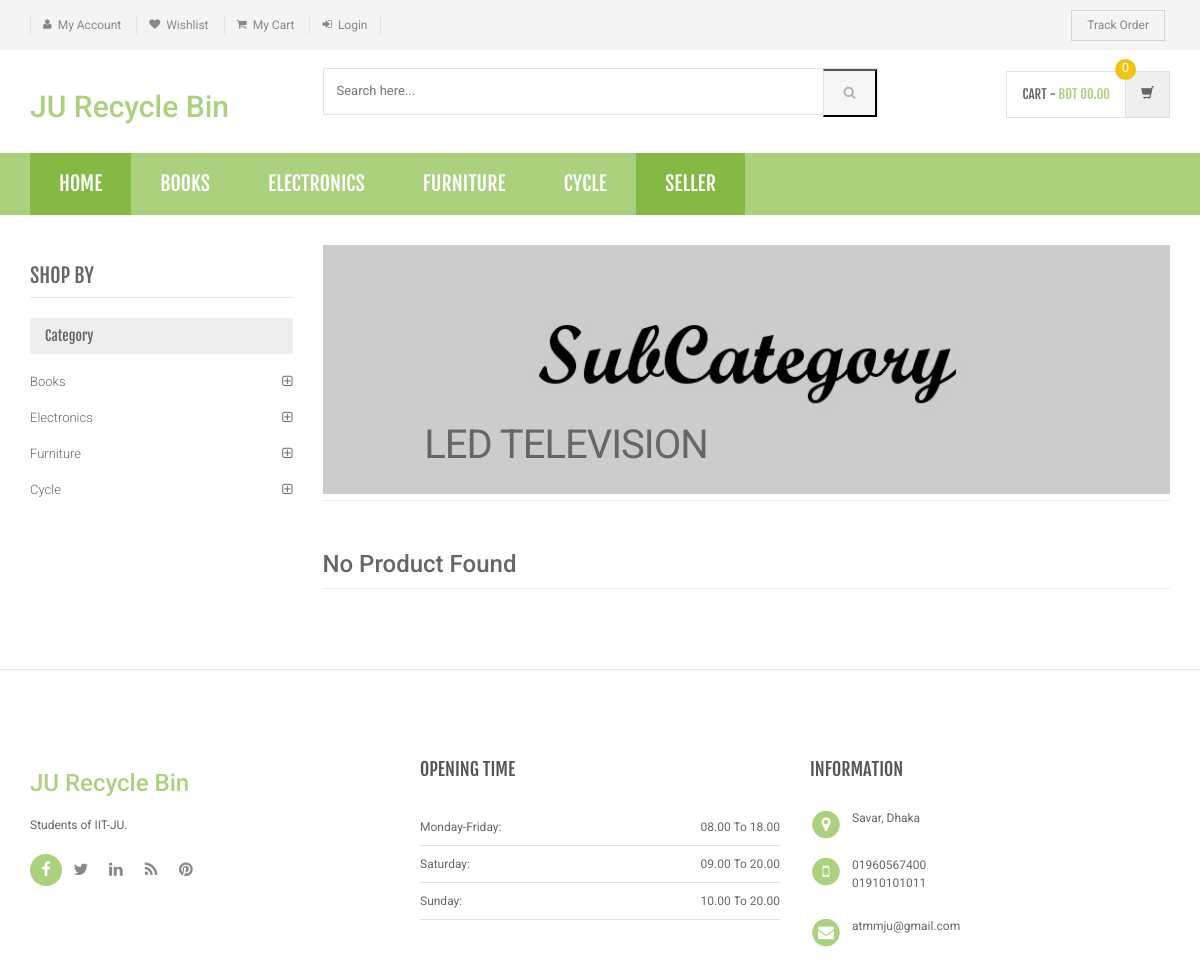
/sub-category.php?scid=2, run on an earlier commit of the app's database.
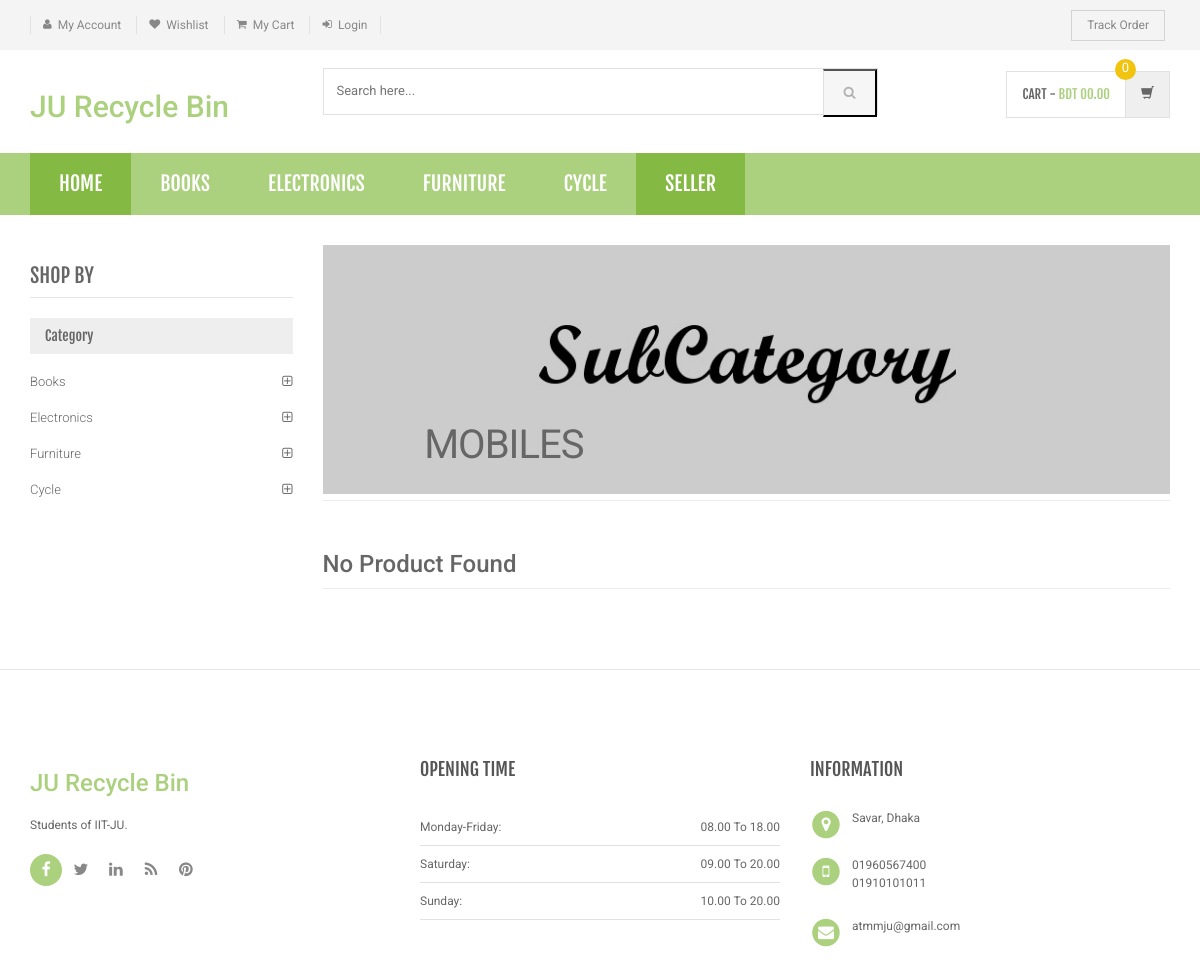
And on a later commit of the database.
### tables this page shows
CREATE TABLE `subcategory` (
  `id` int(11) NOT NULL,
  `categoryid` int(11) DEFAULT NULL,
  `subcategory` varchar(255) DEFAULT NULL,
  `creationDate` timestamp NULL DEFAULT CURRENT_TIMESTAMP,
  `updationDate` varchar(255) DEFAULT NULL
);

### sub-category.php (the view, shortened to what the changed rows need)
<?php
include('includes/config.php');
$cid=intval($_GET['scid']);
?>
<!DOCTYPE html>
<html lang="en">
	<head>
	    <link rel="stylesheet" href="assets/css/bootstrap.min.css">
	    <link rel="stylesheet" href="assets/css/main.css">
	    <link rel="stylesheet" href="assets/css/green.css">
	    <link rel="stylesheet" href="assets/css/owl.carousel.css">
		<link rel="stylesheet" href="assets/css/owl.transitions.css">
		<link href="assets/css/lightbox.css" rel="stylesheet">
		<link rel="stylesheet" href="assets/css/animate.min.css">
		<link rel="stylesheet" href="assets/css/rateit.css">
		<link rel="stylesheet" href="assets/css/bootstrap-select.min.css">
		<link rel="stylesheet" href="assets/css/config.css">
		<link href="assets/css/green.css" rel="alternate stylesheet" title="Green color">
		<link href="assets/css/blue.css" rel="alternate stylesheet" title="Blue color">
		<link href="assets/css/red.css" rel="alternate stylesheet" title="Red color">
		<link href="assets/css/orange.css" rel="alternate stylesheet" title="Orange color">
		<link href="assets/css/dark-green.css" rel="alternate stylesheet" title="Darkgreen color">
		<link rel="stylesheet" href="assets/css/font-awesome.min.css">
	</head>
    <body class="cnt-home">
<header class="header-style-1">
<?php include('includes/main-header.php');?>
</header>
<div class="body-content outer-top-xs">
	<div class='container'>
		<div class='row outer-bottom-sm'>
			<div class='col-md-9'>
	<div id="category" class="category-carousel hidden-xs">
		<div class="item">
			<div class="container-fluid">
				<div class="caption vertical-top text-left">
					<div class="big-text">
						<br />
					</div>
					       <?php $sql=mysqli_query($con,"select subcategory  from subcategory where id='$cid'");
while($row=mysqli_fetch_array($sql))
{
    ?>
					<div class="excerpt hidden-sm hidden-md">
						<?php echo htmlentities($row['subcategory']);?>
					</div>
			<?php } ?>
				</div>
			</div>
		</div>
</div>
		</div></div>
</div>
</div>
</body>
</html>

What changed in the data, as far as the page shows it:
changed subcategory: subcategory "LED TELEVISION" → "MOBILES"
